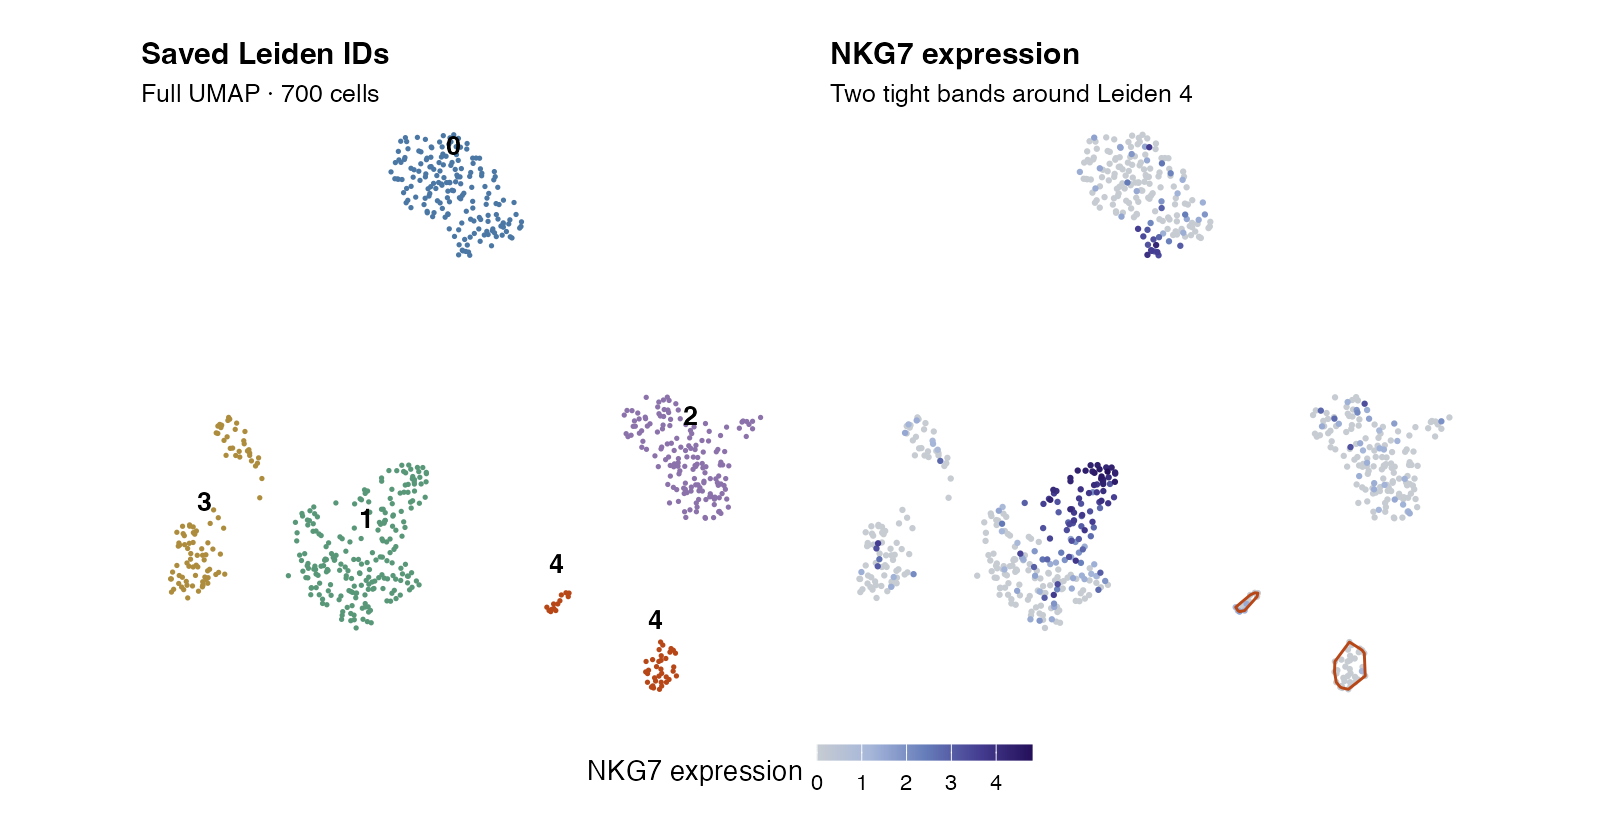

Here is the R script that generated this plot:
library(ggplot2)
library(patchwork)
out <- "research/leiden-reference"
file <- file.path(out,"cells.csv")
stopifnot(digest::digest(file=file,algo="sha256")==jsonlite::fromJSON(file.path(out,"source.json"))$cell_table_sha256)
d <- read.csv(file)
g <- subset(d,leiden==4,select=c(cell_id,x,y))
# The vertical cut lies within the observed empty interval for this example.
island <- ifelse(g$x < 3,"left","right")
stopifnot(identical(as.integer(table(island)),c(13L,35L)),nrow(d)==700,!anyDuplicated(d$cell_id))
hull <- function(p) p[chull(p$x,p$y),]
two <- do.call(rbind,lapply(split(transform(g,band=island),island),hull))
measure <- function(h) {
  pieces <- split(h,h$band)
  inside <- Reduce("|",lapply(pieces,function(q) sp::point.in.polygon(d$x,d$y,q$x,q$y)>0))
  area <- sum(vapply(pieces,function(q) {
    i <- c(2:nrow(q),1)
    abs(sum(q$x*q$y[i]-q$y*q$x[i]))/2
  },numeric(1)))
  c(members=sum(inside & d$leiden==4), others=sum(inside & d$leiden!=4),area=area)
}
stopifnot(measure(two)["members"]==48, measure(two)["others"]==0)
ink <- "#B84718"
pal <- c("0"="#4A77A4","1"="#589777","2"="#8C72AA","3"="#AD8D3D","4"=ink)
labs <- aggregate(cbind(x,y)~leiden,d,median)
labs <- rbind(labs,data.frame(leiden=4,x=1.1,y=-7))
labs$y <- labs$y+1.5
theme_map <- theme_void(base_size=11)+theme(plot.title=element_text(face="bold",size=12),
 plot.subtitle=element_text(size=10),plot.margin=margin(6,8,4,8))
ref <- ggplot(d,aes(x,y))+geom_point(aes(colour=factor(leiden)),size=1,stroke=0)+
 scale_colour_manual(values=pal,guide="none")+geom_text(data=labs,aes(label=leiden),fontface="bold")+
 coord_equal()+labs(title="Saved Leiden IDs",subtitle="Full UMAP · 700 cells")+theme_map

expression_map <- ggplot(d[order(d$NKG7),],aes(x,y)) +
 geom_point(aes(colour=NKG7),size=1.2,stroke=0) +
 scale_colour_gradientn(colours=c("#C6CCD2","#A5B6D9","#667EBA","#453E92","#240F5A"),
   name="NKG7 expression",guide=guide_colourbar(barwidth=6,barheight=.45)) +
 geom_polygon(data=two,aes(group=band),colour=ink,fill=NA,linewidth=.55) +
 coord_equal() + labs(title="NKG7 expression",subtitle="Two tight bands around Leiden 4") + theme_map
b <- ggplot_build(ref)
e <- ggplot_build(expression_map)
stopifnot(nrow(b$data[[1]])==700,nrow(e$data[[1]])==700,
          identical(b$layout$panel_params[[1]]$x.range,e$layout$panel_params[[1]]$x.range),
          identical(b$layout$panel_params[[1]]$y.range,e$layout$panel_params[[1]]$y.range))
fig <- wrap_plots(ref,expression_map,nrow=1,guides="collect") &
 theme(legend.position="bottom")
for(ext in c("png","pdf")) ggsave(file.path(out,paste0("full-umap-bands.",ext)),fig,width=9,height=4.55,dpi=180,bg="white")
